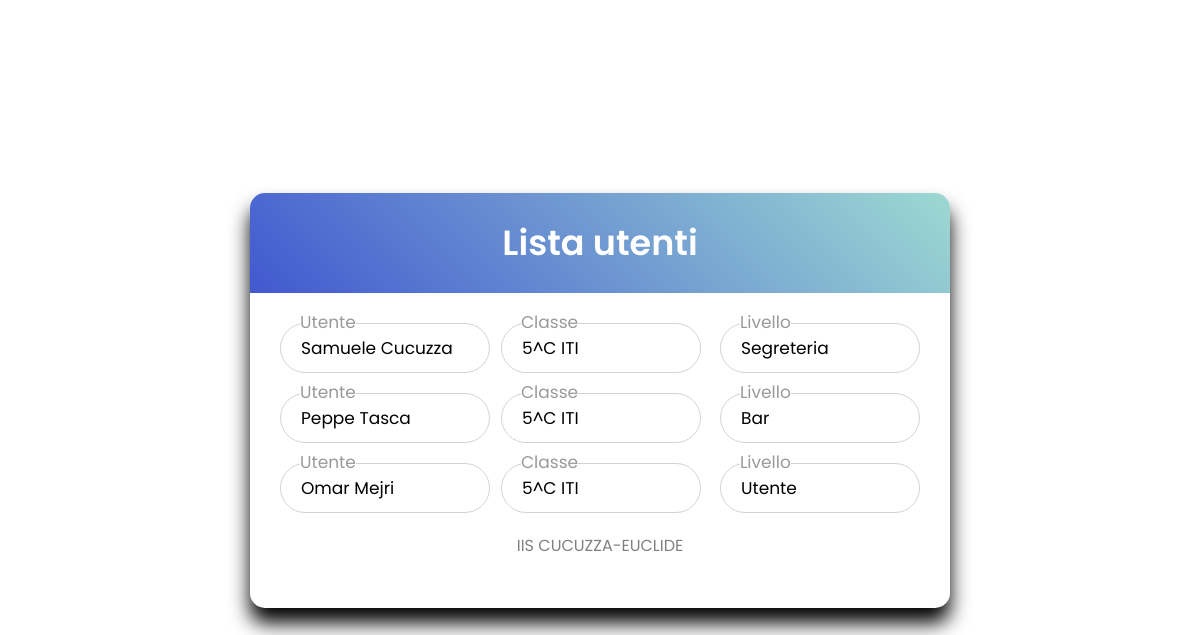
The app's page /PHP_FILES/elenco_utenti_transazione.php (signed in) with its own data.
### tables this page shows
CREATE TABLE `borsellino_utenti` (
  `nome` varchar(255) NOT NULL,
  `cognome` varchar(255) NOT NULL,
  `data_nascita` date NOT NULL,
  `telefono` varchar(255) NOT NULL,
  `email` varchar(255) NOT NULL,
  `livello` int(11) NOT NULL,
  `classe` varchar(255) DEFAULT NULL,
  `foto` varchar(255) NOT NULL,
  `password` varchar(255) NOT NULL,
  `id_utente` int(11) NOT NULL
);

### PHP_FILES/elenco_utenti_transazione.php (the view, shortened to what this page needs)
<?php
require ("connessione.php");
if($_SESSION["livello"]==2){
$link = mysqli_connect($host, $user, $pass, $db);
$query ="SELECT borsellino_utenti.nome, borsellino_utenti.cognome, borsellino_utenti.classe, borsellino_utenti.livello, borsellino_utenti.id_utente FROM `borsellino_utenti` ORDER BY borsellino_utenti.livello ASC";
$result = mysqli_query($link, $query);
if (mysqli_num_rows($result)!=0)
{
   echo" <html lang='en' dir='ltr'>
  <head>
    <meta charset='utf-8'>
    <link rel='stylesheet' href='styles.css'>
        <div class='wrapper' style='width: 700px'>
    <title> BAR - Transazioni  </title>
  </head>
  <body>
  <div class='title'> Lista utenti </div>
    <form>";
     while($row = mysqli_fetch_assoc($result))
  {
       if($row["livello"]==1){
           $livello = "Segreteria";
       }else if($row["livello"]==2) {
           $livello = "Bar";
       }else if($row["livello"]==3) {
           $livello = "Utente";
       }
              echo "
              <div class='field' style='width: 200px; float: right; margin-left: 19px;'>
        <input type='text' value='" .$livello."' readonly>
        <a><label style='transform: translateY(-150%); background-color : white' >Livello</label></a>
        </div>
        <div class='field' style='width: 200px; float: right'>
        <input type='text' value='".($row["classe"])."' readonly style='border-color :'>
        <a><label style='transform: translateY(-150%); background-color : white' >Classe</label></a>
        </div>
        <div class='field' style='width: 210px; float:'>
       <a href='transazione_bar_form.php?id=".$row["id_utente"]."'> <input type='text' value='" .$row["nome"]." ".$row["cognome"]."' readonly> </a>
          <a><label style='transform: translateY(-150%); background-color : white' >Utente</label></a>
        </div>
        <input type='text' value='" .$row["nome"]. "' name='id' hidden>
";
  }
  echo"
<div class='signup-link'>
<a href='https://www.iiscucuzzaeuclide.edu.it/'> <p style='color:grey'> IIS CUCUZZA-EUCLIDE </p> </a>
</div>
<div>
</form>
</body>
</html>";
}
}else{echo "utente non autorizzato. <a href='scelta.php'> Clicca  </a> per tornare indietro";
}
?>

### PHP_FILES/styles.css (style rules this page uses)
* { margin: 0; padding: 0; box-sizing: border-box; font-family: 'Poppins', sans-serif; }
html,body { display: grid; height: 100%; width: 100%; place-items: center; background: #fff; }
.wrapper { width: 380px; background: #ffff; border-radius: 15px; box-shadow: 0px 15px 20px rgba(2,1,1,1.1); }
.wrapper .title { font-size: 35px; font-weight: 600; text-align: center; line-height: 100px; color: #ffff; user-select: none; border-radius: 15px 15px 0 0; background: linear-gradient(-135deg, #9DD9D2, #4158d0); }
.wrapper form { padding: 10px 30px 50px 30px; }
.wrapper form .field { height: 50px; width: 100%; margin-top: 20px; position: relative; }
.wrapper form .field input { height: 100%; width: 100%; outline: none; font-size: 17px; padding-left: 20px; border: 1px solid lightgrey; border-radius: 25px; transition: all 0.3s ease; }
.wrapper form .field label { position: absolute; top: 50%; left: 20px; color: #999999; font-weight: 400; font-size: 17px; pointer-events: none; transform: translateY(-50%); }
form .signup-link { color: #262626; margin-top: 20px; text-align: center; }
form .pass-link a, form .signup-link a { color: #4158d0; text-decoration: none; }

### records on screen
borsellino_utenti: livello "Segreteria", classe "5^C ITI", nome+cognome "Samuele Cucuzza"
borsellino_utenti: livello "Bar", classe "5^C ITI", nome+cognome "Peppe Tasca"
borsellino_utenti: livello "Utente", classe "5^C ITI", nome+cognome "Omar Mejri"
